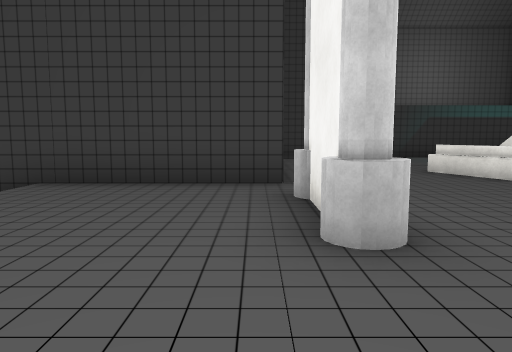
view 1 (above)

16 first-person views from a walk through a 3-D level made in the Unity game engine. The camera is 1.4 m above the floor, tilts 6° down and sees 70° across. The floor is counted in squares, 2 m on a side. Each view is taken from the middle of a square. On the plan, view 1 faces up. The plan holds only what a view shows up to about 11 squares ahead; the rest is blank. The place goes on beyond the plan. Some surface patterns are stand-ins.

view 2
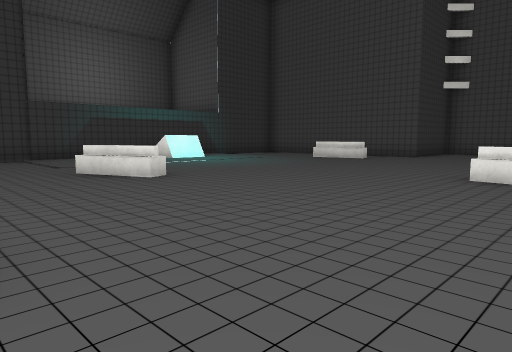

view 3
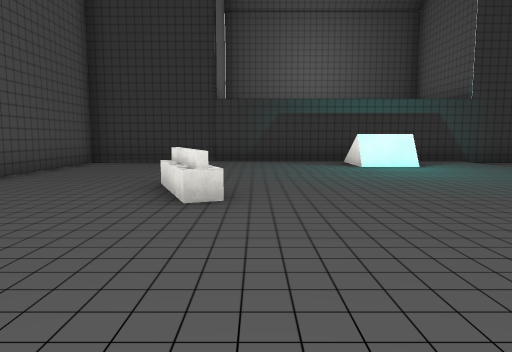

view 4
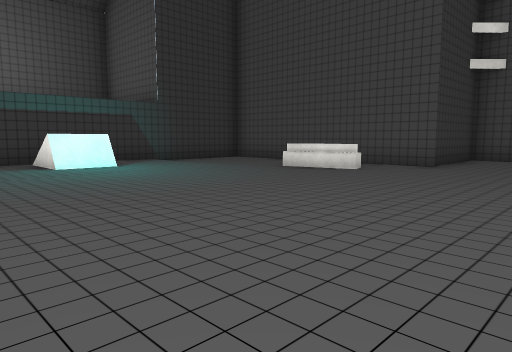

view 5
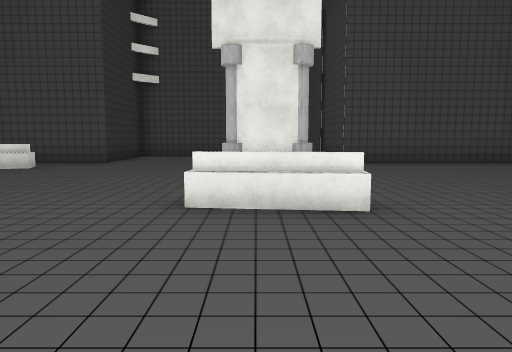

view 6
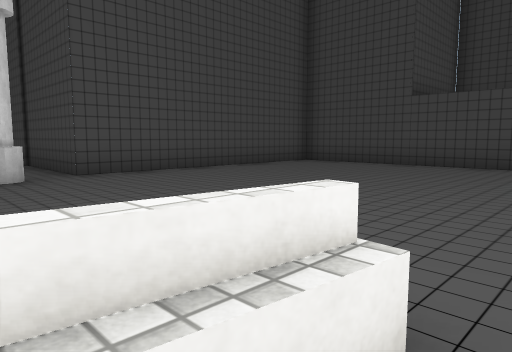

view 7
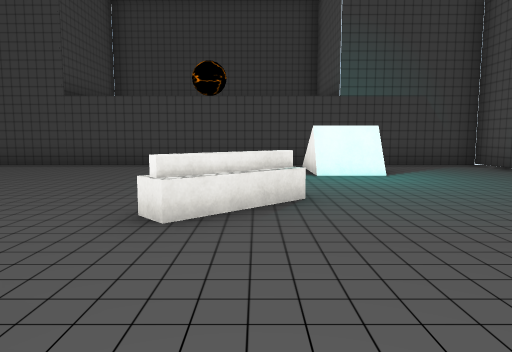

view 8
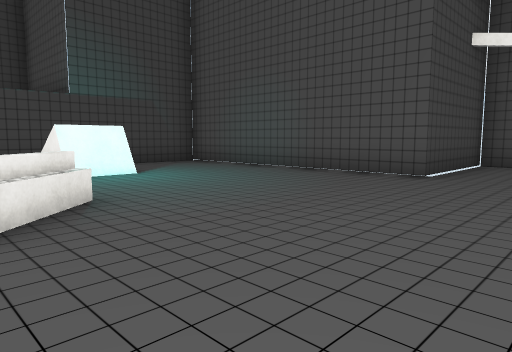

view 9
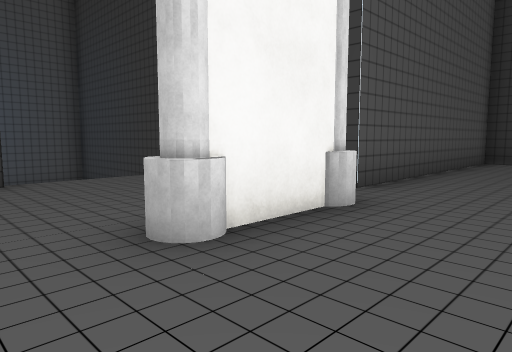

view 10
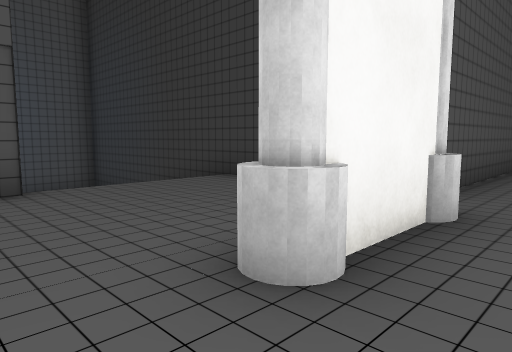

view 11
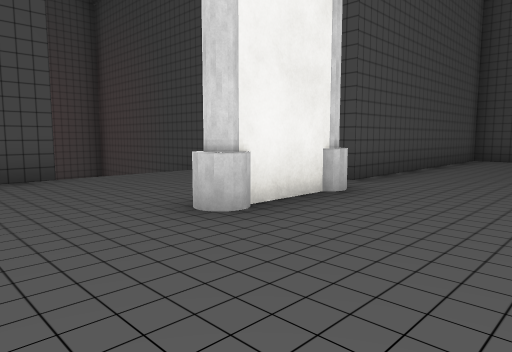

view 12
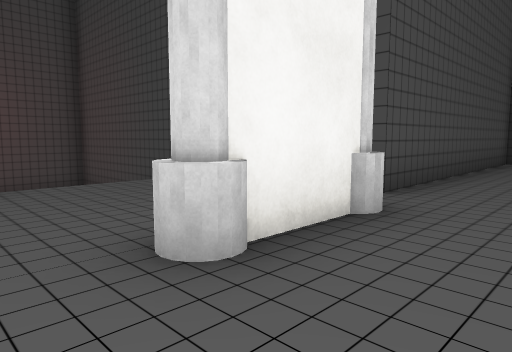

view 13
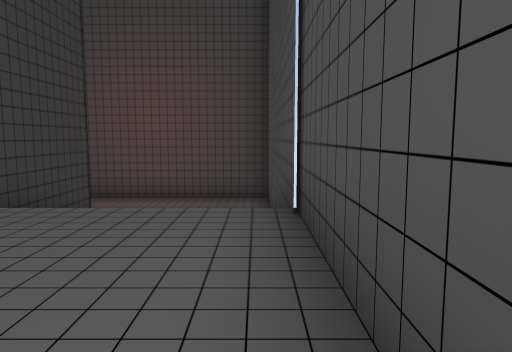

view 14
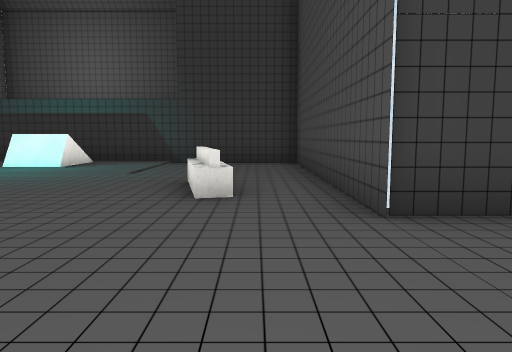

view 15
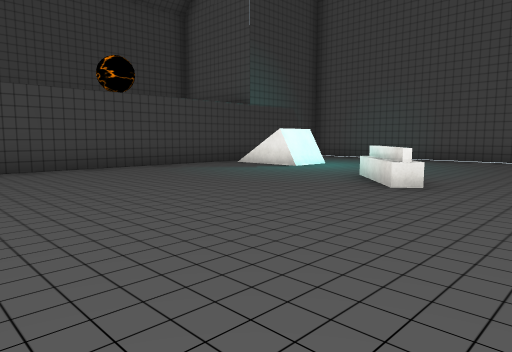

view 16
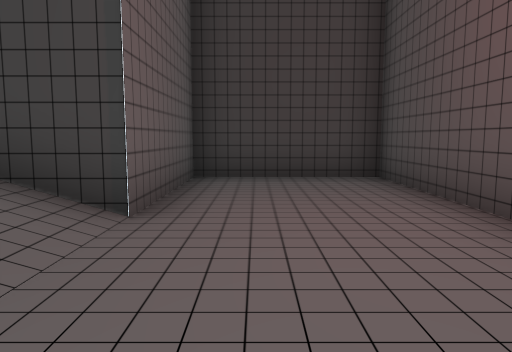

### Floor plan
Key: @ floor where view 1 was taken; # wall or solid block; . main floor; - floor 2 m lower than the main floor; / step, stairs or slope; = window, fence, low wall or low ledge; ^ raised ledge; C grey cylinder.
Columns run from 10 left of view 1 to 25 right of it. Each row starts with its distance up from view 1.
 13           #####
 12           #...###########
 11           #.......#......
 10           #.......=......
  9           #..............
  8           #...........^..
  7           #...^.......^..
  6  ##########...^.........#####  #####
  5 #      .....................#  #---#
  4 #      ....C................#  #---#
  3 #      ....#................####---#
  2       #.................C...///----#
  1          .........^  ...#.../ /----#
  0          .@.......^.....C.../  ----#
 -1        ...................../// ---#
 -2        ####.....#^.......###########
 -3           #.....^........
 -4           #..............
 -5           #..............
 -6           #...=#.........
 -7           #... =.........
 -8           #...//.........#
 -9           ################

Where each view was taken, in squares from view 1:
view 1: 0 up, 0 right, facing up
view 2: 0 up, 1 right, facing up-right
view 3: 2 up, 5 right, facing up
view 4: 2 up, 5 right, facing up-right
view 5: 1 up, 4 right, facing right
view 6: 1 up, 7 right, facing down-right
view 7: 1 up, 6 right, facing down
view 8: 1 up, 7 right, facing down-left
view 9: 1 up, 3 right, facing up-left
view 10: 1 up, 2 right, facing up-left
view 11: 4 up, 11 right, facing down-right
view 12: 3 up, 12 right, facing down-right
view 13: 1 down, 14 right, facing right
view 14: 2 up, 13 right, facing up
view 15: 0 up, 12 right, facing down-left
view 16: 1 down, 22 right, facing up
